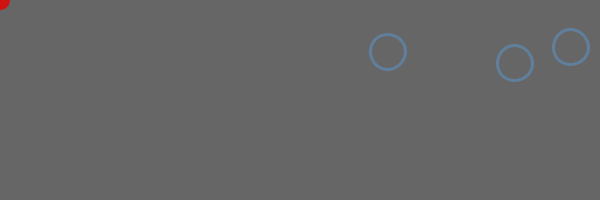
Frame 1 (no input)
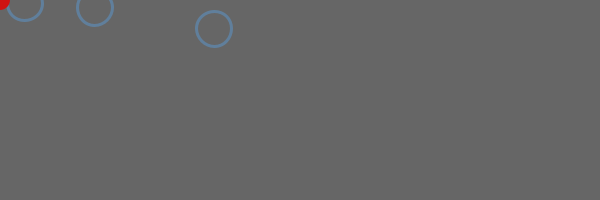
Frame 60 (the mouse pressed at the canvas centre just before this capture)
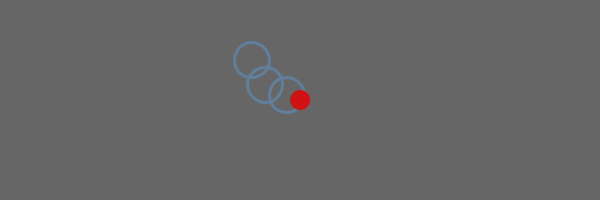
Frame 120 (the mouse held since frame 60 and released just before this capture)

The Processing sketch that drew these frames (run headless with seeded random() and noise(); from frame 60 on, the mouse is pressed at the canvas centre):

// Processing sketch: easing
// ── easing.pde

color[] minard = {#666666, #607f9c, #e9ccae, #fffff3, #d01312};
color[] palette = minard;

int wide = 600;
int high = 200;

int d = 20;

float x1 = random(wide);
float y1 = random(high);
float easing1 = 0.01;

float x2 = random(wide);
float y2 = random(high);
float easing2 = 0.03;

float x3 = random(wide);
float y3 = random(high);
float easing3 = 0.05;

void setup() {
  size(600, 200);
  smooth();
  strokeWeight(3);
  noCursor();
}

void draw() {
  background(palette[0]);

  // circle 1
  stroke(palette[1]);
  noFill();
  ellipse(x1, y1, d + 15, d + 15);
  x1 += (mouseX - x1) * easing1;
  y1 += (mouseY - y1) * easing1;

  // circle 2
  stroke(palette[1]);
  noFill();
  ellipse(x2, y2, d + 15, d + 15);
  x2 += (mouseX - x2) * easing2;
  y2 += (mouseY - y2) * easing2;

  // circle 1
  stroke(palette[1]);
  noFill();
  ellipse(x3, y3, d + 15, d + 15);
  x3 += (mouseX - x3) * easing3;
  y3 += (mouseY - y3) * easing3;

  // dot
  noStroke();
  fill(palette[4]);
  ellipse(mouseX, mouseY, d, d);

}
